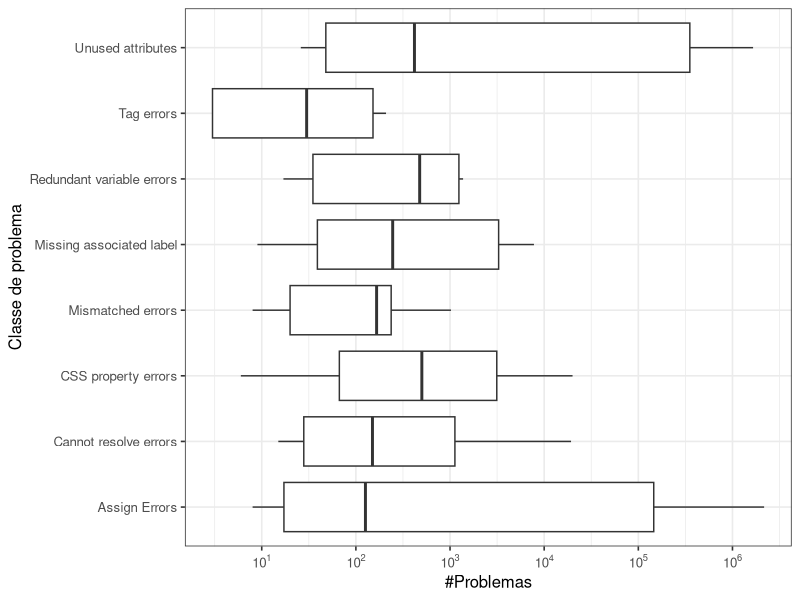

Generate this figure with R:
library(ggplot2)

setwd("C:\\Users\\lesandrop\\Documents\\GitHub\\TCC")

df <- read.csv("cadaProblemaPorProjeto.csv")

p <- ggplot(data=df, aes(x=PROBLEMA, y=QUANTIDADE)) +
geom_boxplot(outlier.size=4) +
theme_bw(base_size = 12) + 
scale_y_log10(breaks = scales::trans_breaks("log10", function(x) 10^x), labels = scales::trans_format("log10", scales::math_format(10^.x))) +
xlab("Classe de problema") +
 ylab("#Problemas")
	
pdf("Figuras/ProblemasBoxPlot.pdf", width = 7, height = 4)
plot(p+ coord_flip())
dev.off()